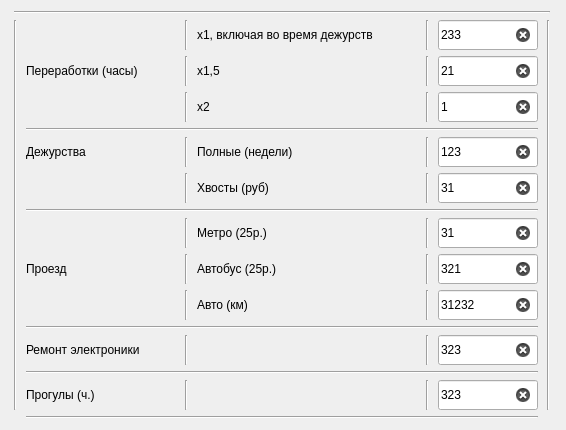
  <widget class="QWidget" name="gridLayoutWidget">
   <property name="geometry">
    <rect>
     <x>50</x>
     <y>340</y>
     <width>566</width>
     <height>430</height>
    </rect>
   </property>
   <layout class="QGridLayout" name="gridLayout">
    <item row="14" column="1">
     <widget class="QLabel" name="label_5">
      <property name="sizePolicy">
       <sizepolicy hsizetype="Fixed" vsizetype="Fixed">
        <horstretch>0</horstretch>
        <verstretch>0</verstretch>
       </sizepolicy>
      </property>
      <property name="minimumSize">
       <size>
        <width>150</width>
        <height>30</height>
       </size>
      </property>
      <property name="maximumSize">
       <size>
        <width>150</width>
        <height>30</height>
       </size>
      </property>
      <property name="text">
       <string>Прогулы (ч.)</string>
      </property>
     </widget>
    </item>
    <item row="10" column="3">
     <widget class="QLabel" name="label_21">
      <property name="sizePolicy">
       <sizepolicy hsizetype="Fixed" vsizetype="Fixed">
        <horstretch>0</horstretch>
        <verstretch>0</verstretch>
       </sizepolicy>
      </property>
      <property name="minimumSize">
       <size>
        <width>220</width>
        <height>30</height>
       </size>
      </property>
      <property name="maximumSize">
       <size>
        <width>220</width>
        <height>30</height>
       </size>
      </property>
      <property name="text">
       <string>Авто (км)</string>
      </property>
     </widget>
    </item>
    <item row="9" column="1">
     <widget class="QLabel" name="label_23">
      <property name="sizePolicy">
       <sizepolicy hsizetype="Fixed" vsizetype="Fixed">
        <horstretch>0</horstretch>
        <verstretch>0</verstretch>
       </sizepolicy>
      </property>
      <property name="minimumSize">
       <size>
        <width>150</width>
        <height>30</height>
       </size>
      </property>
      <property name="maximumSize">
       <size>
        <width>150</width>
        <height>30</height>
       </size>
      </property>
      <property name="text">
       <string>Проезд</string>
      </property>
     </widget>
    </item>
    <item row="1" column="3">
     <widget class="QLabel" name="label_2">
      <property name="sizePolicy">
       <sizepolicy hsizetype="Fixed" vsizetype="Fixed">
        <horstretch>0</horstretch>
        <verstretch>0</verstretch>
       </sizepolicy>
      </property>
      <property name="minimumSize">
       <size>
        <width>220</width>
        <height>30</height>
       </size>
      </property>
      <property name="maximumSize">
       <size>
        <width>220</width>
        <height>30</height>
       </size>
      </property>
      <property name="text">
       <string>х1, включая во время дежурств</string>
      </property>
     </widget>
    </item>
    <item row="1" column="5">
     <widget class="QLineEdit" name="lineEdit">
      <property name="sizePolicy">
       <sizepolicy hsizetype="Fixed" vsizetype="Fixed">
        <horstretch>0</horstretch>
        <verstretch>0</verstretch>
       </sizepolicy>
      </property>
      <property name="minimumSize">
       <size>
        <width>100</width>
        <height>30</height>
       </size>
      </property>
      <property name="maximumSize">
       <size>
        <width>100</width>
        <height>30</height>
       </size>
      </property>
      <property name="text">
       <string>233</string>
      </property>
      <property name="maxLength">
       <number>3</number>
      </property>
      <property name="dragEnabled">
       <bool>false</bool>
      </property>
      <property name="clearButtonEnabled">
       <bool>true</bool>
      </property>
     </widget>
    </item>
    <item row="5" column="5">
     <widget class="QLineEdit" name="lineEdit_2">
      <property name="sizePolicy">
       <sizepolicy hsizetype="Fixed" vsizetype="Fixed">
        <horstretch>0</horstretch>
        <verstretch>0</verstretch>
       </sizepolicy>
      </property>
      <property name="minimumSize">
       <size>
        <width>100</width>
        <height>30</height>
       </size>
      </property>
      <property name="maximumSize">
       <size>
        <width>100</width>
        <height>30</height>
       </size>
      </property>
      <property name="text">
       <string>123</string>
      </property>
      <property name="maxLength">
       <number>3</number>
      </property>
      <property name="clearButtonEnabled">
       <bool>true</bool>
      </property>
     </widget>
    </item>
    <item row="3" column="3">
     <widget class="QLabel" name="label_12">
      <property name="sizePolicy">
       <sizepolicy hsizetype="Fixed" vsizetype="Fixed">
        <horstretch>0</horstretch>
        <verstretch>0</verstretch>
       </sizepolicy>
      </property>
      <property name="minimumSize">
       <size>
        <width>220</width>
        <height>30</height>
       </size>
      </property>
      <property name="maximumSize">
       <size>
        <width>220</width>
        <height>30</height>
       </size>
      </property>
      <property name="text">
       <string>х2</string>
      </property>
     </widget>
    </item>
    <item row="2" column="1">
     <widget class="QLabel" name="label_3">
      <property name="sizePolicy">
       <sizepolicy hsizetype="Fixed" vsizetype="Fixed">
        <horstretch>0</horstretch>
        <verstretch>0</verstretch>
       </sizepolicy>
      </property>
      <property name="minimumSize">
       <size>
        <width>150</width>
        <height>30</height>
       </size>
      </property>
      <property name="maximumSize">
       <size>
        <width>160</width>
        <height>30</height>
       </size>
      </property>
      <property name="text">
       <string>Переработки (часы)</string>
      </property>
     </widget>
    </item>
    <item row="14" column="2">
     <widget class="Line" name="line_29">
      <property name="orientation">
       <enum>Qt::Vertical</enum>
      </property>
     </widget>
    </item>
    <item row="7" column="1" colspan="5">
     <widget class="Line" name="line_2">
      <property name="orientation">
       <enum>Qt::Horizontal</enum>
      </property>
     </widget>
    </item>
    <item row="8" column="5">
     <widget class="QLineEdit" name="lineEdit_9">
      <property name="minimumSize">
       <size>
        <width>100</width>
        <height>30</height>
       </size>
      </property>
      <property name="maximumSize">
       <size>
        <width>100</width>
        <height>30</height>
       </size>
      </property>
      <property name="text">
       <string>31</string>
      </property>
      <property name="maxLength">
       <number>3</number>
      </property>
      <property name="clearButtonEnabled">
       <bool>true</bool>
      </property>
     </widget>
    </item>
    <item row="11" column="1" colspan="5">
     <widget class="Line" name="line_3">
      <property name="orientation">
       <enum>Qt::Horizontal</enum>
      </property>
     </widget>
    </item>
    <item row="9" column="3">
     <widget class="QLabel" name="label_20">
      <property name="sizePolicy">
       <sizepolicy hsizetype="Fixed" vsizetype="Fixed">
        <horstretch>0</horstretch>
        <verstretch>0</verstretch>
       </sizepolicy>
      </property>
      <property name="minimumSize">
       <size>
        <width>220</width>
        <height>30</height>
       </size>
      </property>
      <property name="maximumSize">
       <size>
        <width>220</width>
        <height>30</height>
       </size>
      </property>
      <property name="text">
       <string>Автобус (25р.)</string>
      </property>
     </widget>
    </item>
    <item row="9" column="2">
     <widget class="Line" name="line_26">
      <property name="orientation">
       <enum>Qt::Vertical</enum>
      </property>
     </widget>
    </item>
    <item row="2" column="2">
     <widget class="Line" name="line_20">
      <property name="orientation">
       <enum>Qt::Vertical</enum>
      </property>
     </widget>
    </item>
    <item row="6" column="3">
     <widget class="QLabel" name="label_18">
      <property name="sizePolicy">
       <sizepolicy hsizetype="Fixed" vsizetype="Fixed">
        <horstretch>0</horstretch>
        <verstretch>0</verstretch>
       </sizepolicy>
      </property>
      <property name="minimumSize">
       <size>
        <width>220</width>
        <height>30</height>
       </size>
      </property>
      <property name="maximumSize">
       <size>
        <width>220</width>
        <height>30</height>
       </size>
      </property>
      <property name="text">
       <string>Хвосты (руб)</string>
      </property>
     </widget>
    </item>
    <item row="4" column="1" colspan="5">
     <widget class="Line" name="line">
      <property name="orientation">
       <enum>Qt::Horizontal</enum>
      </property>
     </widget>
    </item>
    <item row="12" column="5">
     <widget class="QLineEdit" name="lineEdit_12">
      <property name="sizePolicy">
       <sizepolicy hsizetype="Fixed" vsizetype="Fixed">
        <horstretch>0</horstretch>
        <verstretch>0</verstretch>
       </sizepolicy>
      </property>
      <property name="minimumSize">
       <size>
        <width>100</width>
        <height>30</height>
       </size>
      </property>
      <property name="maximumSize">
       <size>
        <width>100</width>
        <height>30</height>
       </size>
      </property>
      <property name="text">
       <string>323</string>
      </property>
      <property name="maxLength">
       <number>3</number>
      </property>
      <property name="clearButtonEnabled">
       <bool>true</bool>
      </property>
     </widget>
    </item>
    <item row="6" column="2">
     <widget class="Line" name="line_24">
      <property name="orientation">
       <enum>Qt::Vertical</enum>
      </property>
     </widget>
    </item>
    <item row="8" column="3">
     <widget class="QLabel" name="label_19">
      <property name="sizePolicy">
       <sizepolicy hsizetype="Fixed" vsizetype="Fixed">
        <horstretch>0</horstretch>
        <verstretch>0</verstretch>
       </sizepolicy>
      </property>
      <property name="minimumSize">
       <size>
        <width>220</width>
        <height>30</height>
       </size>
      </property>
      <property name="maximumSize">
       <size>
        <width>220</width>
        <height>30</height>
       </size>
      </property>
      <property name="text">
       <string>Метро (25р.)</string>
      </property>
     </widget>
    </item>
    <item row="12" column="2">
     <widget class="Line" name="line_28">
      <property name="orientation">
       <enum>Qt::Vertical</enum>
      </property>
     </widget>
    </item>
    <item row="6" column="5">
     <widget class="QLineEdit" name="lineEdit_8">
      <property name="sizePolicy">
       <sizepolicy hsizetype="Fixed" vsizetype="Fixed">
        <horstretch>0</horstretch>
        <verstretch>0</verstretch>
       </sizepolicy>
      </property>
      <property name="minimumSize">
       <size>
        <width>100</width>
        <height>30</height>
       </size>
      </property>
      <property name="maximumSize">
       <size>
        <width>100</width>
        <height>30</height>
       </size>
      </property>
      <property name="text">
       <string>31</string>
      </property>
      <property name="maxLength">
       <number>5</number>
      </property>
      <property name="clearButtonEnabled">
       <bool>true</bool>
      </property>
     </widget>
    </item>
    <item row="1" column="2">
     <widget class="Line" name="line_21">
      <property name="orientation">
       <enum>Qt::Vertical</enum>
      </property>
     </widget>
    </item>
    <item row="1" column="6" rowspan="14">
     <widget class="Line" name="line_10">
      <property name="orientation">
       <enum>Qt::Vertical</enum>
      </property>
     </widget>
    </item>
    <item row="8" column="2">
     <widget class="Line" name="line_25">
      <property name="orientation">
       <enum>Qt::Vertical</enum>
      </property>
     </widget>
    </item>
    <item row="9" column="5">
     <widget class="QLineEdit" name="lineEdit_10">
      <property name="sizePolicy">
       <sizepolicy hsizetype="Fixed" vsizetype="Fixed">
        <horstretch>0</horstretch>
        <verstretch>0</verstretch>
       </sizepolicy>
      </property>
      <property name="minimumSize">
       <size>
        <width>100</width>
        <height>30</height>
       </size>
      </property>
      <property name="maximumSize">
       <size>
        <width>100</width>
        <height>30</height>
       </size>
      </property>
      <property name="text">
       <string>321</string>
      </property>
      <property name="maxLength">
       <number>3</number>
      </property>
      <property name="clearButtonEnabled">
       <bool>true</bool>
      </property>
     </widget>
    </item>
    <item row="13" column="1" colspan="5">
     <widget class="Line" name="line_7">
      <property name="orientation">
       <enum>Qt::Horizontal</enum>
      </property>
     </widget>
    </item>
    <item row="2" column="3">
     <widget class="QLabel" name="label_15">
      <property name="sizePolicy">
       <sizepolicy hsizetype="Fixed" vsizetype="Fixed">
        <horstretch>0</horstretch>
        <verstretch>0</verstretch>
       </sizepolicy>
      </property>
      <property name="minimumSize">
       <size>
        <width>220</width>
        <height>30</height>
       </size>
      </property>
      <property name="maximumSize">
       <size>
        <width>220</width>
        <height>30</height>
       </size>
      </property>
      <property name="text">
       <string>х1,5</string>
      </property>
     </widget>
    </item>
    <item row="14" column="5">
     <widget class="QLineEdit" name="lineEdit_3">
      <property name="sizePolicy">
       <sizepolicy hsizetype="Fixed" vsizetype="Fixed">
        <horstretch>0</horstretch>
        <verstretch>0</verstretch>
       </sizepolicy>
      </property>
      <property name="minimumSize">
       <size>
        <width>100</width>
        <height>30</height>
       </size>
      </property>
      <property name="maximumSize">
       <size>
        <width>100</width>
        <height>30</height>
       </size>
      </property>
      <property name="text">
       <string>323</string>
      </property>
      <property name="maxLength">
       <number>3</number>
      </property>
      <property name="clearButtonEnabled">
       <bool>true</bool>
      </property>
     </widget>
    </item>
    <item row="0" column="0" colspan="7">
     <widget class="Line" name="line_11">
      <property name="orientation">
       <enum>Qt::Horizontal</enum>
      </property>
     </widget>
    </item>
    <item row="3" column="2">
     <widget class="Line" name="line_22">
      <property name="orientation">
       <enum>Qt::Vertical</enum>
      </property>
     </widget>
    </item>
    <item row="5" column="3">
     <widget class="QLabel" name="label_16">
      <property name="sizePolicy">
       <sizepolicy hsizetype="Fixed" vsizetype="Fixed">
        <horstretch>0</horstretch>
        <verstretch>0</verstretch>
       </sizepolicy>
      </property>
      <property name="minimumSize">
       <size>
        <width>220</width>
        <height>30</height>
       </size>
      </property>
      <property name="maximumSize">
       <size>
        <width>220</width>
        <height>30</height>
       </size>
      </property>
      <property name="text">
       <string>Полные (недели)</string>
      </property>
     </widget>
    </item>
    <item row="15" column="1" colspan="5">
     <widget class="Line" name="line_8">
      <property name="orientation">
       <enum>Qt::Horizontal</enum>
      </property>
     </widget>
    </item>
    <item row="3" column="5">
     <widget class="QLineEdit" name="lineEdit_7">
      <property name="sizePolicy">
       <sizepolicy hsizetype="Fixed" vsizetype="Fixed">
        <horstretch>0</horstretch>
        <verstretch>0</verstretch>
       </sizepolicy>
      </property>
      <property name="minimumSize">
       <size>
        <width>100</width>
        <height>30</height>
       </size>
      </property>
      <property name="maximumSize">
       <size>
        <width>100</width>
        <height>30</height>
       </size>
      </property>
      <property name="text">
       <string>1</string>
      </property>
      <property name="maxLength">
       <number>3</number>
      </property>
      <property name="clearButtonEnabled">
       <bool>true</bool>
      </property>
     </widget>
    </item>
    <item row="2" column="5">
     <widget class="QLineEdit" name="lineEdit_6">
      <property name="sizePolicy">
       <sizepolicy hsizetype="Fixed" vsizetype="Fixed">
        <horstretch>0</horstretch>
        <verstretch>0</verstretch>
       </sizepolicy>
      </property>
      <property name="minimumSize">
       <size>
        <width>100</width>
        <height>30</height>
       </size>
      </property>
      <property name="maximumSize">
       <size>
        <width>100</width>
        <height>30</height>
       </size>
      </property>
      <property name="text">
       <string>21</string>
      </property>
      <property name="maxLength">
       <number>3</number>
      </property>
      <property name="clearButtonEnabled">
       <bool>true</bool>
      </property>
     </widget>
    </item>
    <item row="10" column="2">
     <widget class="Line" name="line_27">
      <property name="orientation">
       <enum>Qt::Vertical</enum>
      </property>
     </widget>
    </item>
    <item row="1" column="0" rowspan="14">
     <widget class="Line" name="line_9">
      <property name="orientation">
       <enum>Qt::Vertical</enum>
      </property>
     </widget>
    </item>
    <item row="12" column="1">
     <widget class="QLabel" name="label_24">
      <property name="sizePolicy">
       <sizepolicy hsizetype="Fixed" vsizetype="Fixed">
        <horstretch>0</horstretch>
        <verstretch>0</verstretch>
       </sizepolicy>
      </property>
      <property name="minimumSize">
       <size>
        <width>150</width>
        <height>30</height>
       </size>
      </property>
      <property name="maximumSize">
       <size>
        <width>150</width>
        <height>30</height>
       </size>
      </property>
      <property name="text">
       <string>Ремонт электроники</string>
      </property>
     </widget>
    </item>
    <item row="5" column="2">
     <widget class="Line" name="line_23">
      <property name="orientation">
       <enum>Qt::Vertical</enum>
      </property>
     </widget>
    </item>
    <item row="5" column="1">
     <widget class="QLabel" name="label_4">
      <property name="sizePolicy">
       <sizepolicy hsizetype="Fixed" vsizetype="Fixed">
        <horstretch>0</horstretch>
        <verstretch>0</verstretch>
       </sizepolicy>
      </property>
      <property name="minimumSize">
       <size>
        <width>150</width>
        <height>30</height>
       </size>
      </property>
      <property name="maximumSize">
       <size>
        <width>150</width>
        <height>30</height>
       </size>
      </property>
      <property name="text">
       <string>Дежурства</string>
      </property>
     </widget>
    </item>
    <item row="10" column="5">
     <widget class="QLineEdit" name="lineEdit_11">
      <property name="sizePolicy">
       <sizepolicy hsizetype="Fixed" vsizetype="Fixed">
        <horstretch>0</horstretch>
        <verstretch>0</verstretch>
       </sizepolicy>
      </property>
      <property name="minimumSize">
       <size>
        <width>100</width>
        <height>30</height>
       </size>
      </property>
      <property name="maximumSize">
       <size>
        <width>100</width>
        <height>30</height>
       </size>
      </property>
      <property name="text">
       <string>31232</string>
      </property>
      <property name="maxLength">
       <number>5</number>
      </property>
      <property name="clearButtonEnabled">
       <bool>true</bool>
      </property>
     </widget>
    </item>
    <item row="1" column="4">
     <widget class="Line" name="line_30">
      <property name="orientation">
       <enum>Qt::Vertical</enum>
      </property>
     </widget>
    </item>
    <item row="2" column="4">
     <widget class="Line" name="line_31">
      <property name="orientation">
       <enum>Qt::Vertical</enum>
      </property>
     </widget>
    </item>
    <item row="3" column="4">
     <widget class="Line" name="line_32">
      <property name="orientation">
       <enum>Qt::Vertical</enum>
      </property>
     </widget>
    </item>
    <item row="5" column="4">
     <widget class="Line" name="line_33">
      <property name="orientation">
       <enum>Qt::Vertical</enum>
      </property>
     </widget>
    </item>
    <item row="6" column="4">
     <widget class="Line" name="line_34">
      <property name="orientation">
       <enum>Qt::Vertical</enum>
      </property>
     </widget>
    </item>
    <item row="8" column="4">
     <widget class="Line" name="line_35">
      <property name="orientation">
       <enum>Qt::Vertical</enum>
      </property>
     </widget>
    </item>
    <item row="9" column="4">
     <widget class="Line" name="line_36">
      <property name="orientation">
       <enum>Qt::Vertical</enum>
      </property>
     </widget>
    </item>
    <item row="10" column="4">
     <widget class="Line" name="line_37">
      <property name="orientation">
       <enum>Qt::Vertical</enum>
      </property>
     </widget>
    </item>
    <item row="12" column="4">
     <widget class="Line" name="line_38">
      <property name="orientation">
       <enum>Qt::Vertical</enum>
      </property>
     </widget>
    </item>
    <item row="14" column="4">
     <widget class="Line" name="line_39">
      <property name="orientation">
       <enum>Qt::Vertical</enum>
      </property>
     </widget>
    </item>
   </layout>
  </widget>
